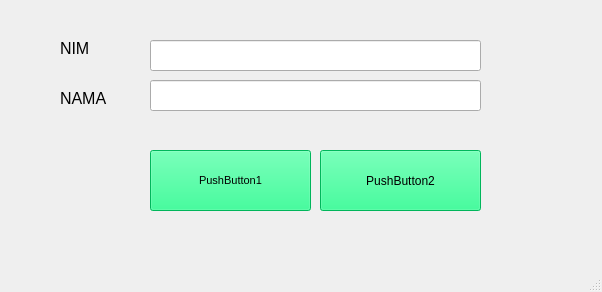
<?xml version="1.0" encoding="UTF-8"?>
<ui version="4.0">
 <class>MainWindow</class>
 <widget class="QMainWindow" name="MainWindow">
  <property name="geometry">
   <rect>
    <x>0</x>
    <y>0</y>
    <width>602</width>
    <height>292</height>
   </rect>
  </property>
  <property name="windowTitle">
   <string>MainWindow</string>
  </property>
  <widget class="QWidget" name="centralwidget">
   <widget class="QLabel" name="label">
    <property name="geometry">
     <rect>
      <x>60</x>
      <y>40</y>
      <width>31</width>
      <height>16</height>
     </rect>
    </property>
    <property name="font">
     <font>
      <pointsize>12</pointsize>
     </font>
    </property>
    <property name="text">
     <string>NIM</string>
    </property>
   </widget>
   <widget class="QLabel" name="label_2">
    <property name="geometry">
     <rect>
      <x>60</x>
      <y>90</y>
      <width>60</width>
      <height>16</height>
     </rect>
    </property>
    <property name="font">
     <font>
      <pointsize>12</pointsize>
     </font>
    </property>
    <property name="text">
     <string>NAMA</string>
    </property>
   </widget>
   <widget class="QLineEdit" name="lineEdit">
    <property name="geometry">
     <rect>
      <x>150</x>
      <y>40</y>
      <width>331</width>
      <height>31</height>
     </rect>
    </property>
   </widget>
   <widget class="QLineEdit" name="lineEdit_2">
    <property name="geometry">
     <rect>
      <x>150</x>
      <y>80</y>
      <width>331</width>
      <height>31</height>
     </rect>
    </property>
   </widget>
   <widget class="QPushButton" name="pushButton">
    <property name="geometry">
     <rect>
      <x>150</x>
      <y>150</y>
      <width>161</width>
      <height>61</height>
     </rect>
    </property>
    <property name="palette">
     <palette>
      <active>
       <colorrole role="WindowText">
        <brush brushstyle="SolidPattern">
         <color alpha="255">
          <red>0</red>
          <green>0</green>
          <blue>0</blue>
         </color>
        </brush>
       </colorrole>
       <colorrole role="Button">
        <brush brushstyle="SolidPattern">
         <color alpha="255">
          <red>0</red>
          <green>255</green>
          <blue>127</blue>
         </color>
        </brush>
       </colorrole>
       <colorrole role="Light">
        <brush brushstyle="SolidPattern">
         <color alpha="255">
          <red>127</red>
          <green>255</green>
          <blue>191</blue>
         </color>
        </brush>
       </colorrole>
       <colorrole role="Midlight">
        <brush brushstyle="SolidPattern">
         <color alpha="255">
          <red>63</red>
          <green>255</green>
          <blue>159</blue>
         </color>
        </brush>
       </colorrole>
       <colorrole role="Dark">
        <brush brushstyle="SolidPattern">
         <color alpha="255">
          <red>0</red>
          <green>127</green>
          <blue>63</blue>
         </color>
        </brush>
       </colorrole>
       <colorrole role="Mid">
        <brush brushstyle="SolidPattern">
         <color alpha="255">
          <red>0</red>
          <green>170</green>
          <blue>84</blue>
         </color>
        </brush>
       </colorrole>
       <colorrole role="Text">
        <brush brushstyle="SolidPattern">
         <color alpha="255">
          <red>0</red>
          <green>0</green>
          <blue>0</blue>
         </color>
        </brush>
       </colorrole>
       <colorrole role="BrightText">
        <brush brushstyle="SolidPattern">
         <color alpha="255">
          <red>255</red>
          <green>255</green>
          <blue>255</blue>
         </color>
        </brush>
       </colorrole>
       <colorrole role="ButtonText">
        <brush brushstyle="SolidPattern">
         <color alpha="255">
          <red>0</red>
          <green>0</green>
          <blue>0</blue>
         </color>
        </brush>
       </colorrole>
       <colorrole role="Base">
        <brush brushstyle="SolidPattern">
         <color alpha="255">
          <red>0</red>
          <green>255</green>
          <blue>127</blue>
         </color>
        </brush>
       </colorrole>
       <colorrole role="Window">
        <brush brushstyle="SolidPattern">
         <color alpha="255">
          <red>0</red>
          <green>255</green>
          <blue>127</blue>
         </color>
        </brush>
       </colorrole>
       <colorrole role="Shadow">
        <brush brushstyle="SolidPattern">
         <color alpha="255">
          <red>0</red>
          <green>0</green>
          <blue>0</blue>
         </color>
        </brush>
       </colorrole>
       <colorrole role="AlternateBase">
        <brush brushstyle="SolidPattern">
         <color alpha="255">
          <red>127</red>
          <green>255</green>
          <blue>191</blue>
         </color>
        </brush>
       </colorrole>
       <colorrole role="NoRole">
        <brush brushstyle="SolidPattern">
         <color alpha="255">
          <red>0</red>
          <green>255</green>
          <blue>127</blue>
         </color>
        </brush>
       </colorrole>
       <colorrole role="ToolTipBase">
        <brush brushstyle="SolidPattern">
         <color alpha="255">
          <red>255</red>
          <green>255</green>
          <blue>220</blue>
         </color>
        </brush>
       </colorrole>
       <colorrole role="ToolTipText">
        <brush brushstyle="SolidPattern">
         <color alpha="255">
          <red>0</red>
          <green>0</green>
          <blue>0</blue>
         </color>
        </brush>
       </colorrole>
      </active>
      <inactive>
       <colorrole role="WindowText">
        <brush brushstyle="SolidPattern">
         <color alpha="255">
          <red>0</red>
          <green>0</green>
          <blue>0</blue>
         </color>
        </brush>
       </colorrole>
       <colorrole role="Button">
        <brush brushstyle="SolidPattern">
         <color alpha="255">
          <red>0</red>
          <green>255</green>
          <blue>127</blue>
         </color>
        </brush>
       </colorrole>
       <colorrole role="Light">
        <brush brushstyle="SolidPattern">
         <color alpha="255">
          <red>127</red>
          <green>255</green>
          <blue>191</blue>
         </color>
        </brush>
       </colorrole>
       <colorrole role="Midlight">
        <brush brushstyle="SolidPattern">
         <color alpha="255">
          <red>63</red>
          <green>255</green>
          <blue>159</blue>
         </color>
        </brush>
       </colorrole>
       <colorrole role="Dark">
        <brush brushstyle="SolidPattern">
         <color alpha="255">
          <red>0</red>
          <green>127</green>
          <blue>63</blue>
         </color>
        </brush>
       </colorrole>
       <colorrole role="Mid">
        <brush brushstyle="SolidPattern">
         <color alpha="255">
          <red>0</red>
          <green>170</green>
          <blue>84</blue>
         </color>
        </brush>
       </colorrole>
       <colorrole role="Text">
        <brush brushstyle="SolidPattern">
         <color alpha="255">
          <red>0</red>
          <green>0</green>
          <blue>0</blue>
         </color>
        </brush>
       </colorrole>
       <colorrole role="BrightText">
        <brush brushstyle="SolidPattern">
         <color alpha="255">
          <red>255</red>
          <green>255</green>
          <blue>255</blue>
         </color>
        </brush>
       </colorrole>
       <colorrole role="ButtonText">
        <brush brushstyle="SolidPattern">
         <color alpha="255">
          <red>0</red>
          <green>0</green>
          <blue>0</blue>
         </color>
        </brush>
       </colorrole>
       <colorrole role="Base">
        <brush brushstyle="SolidPattern">
         <color alpha="255">
          <red>0</red>
          <green>255</green>
          <blue>127</blue>
         </color>
        </brush>
       </colorrole>
       <colorrole role="Window">
        <brush brushstyle="SolidPattern">
         <color alpha="255">
          <red>0</red>
          <green>255</green>
          <blue>127</blue>
         </color>
        </brush>
       </colorrole>
       <colorrole role="Shadow">
        <brush brushstyle="SolidPattern">
         <color alpha="255">
          <red>0</red>
          <green>0</green>
          <blue>0</blue>
         </color>
        </brush>
       </colorrole>
       <colorrole role="AlternateBase">
        <brush brushstyle="SolidPattern">
         <color alpha="255">
          <red>127</red>
          <green>255</green>
          <blue>191</blue>
         </color>
        </brush>
       </colorrole>
       <colorrole role="NoRole">
        <brush brushstyle="SolidPattern">
         <color alpha="255">
          <red>0</red>
          <green>255</green>
          <blue>127</blue>
         </color>
        </brush>
       </colorrole>
       <colorrole role="ToolTipBase">
        <brush brushstyle="SolidPattern">
         <color alpha="255">
          <red>255</red>
          <green>255</green>
          <blue>220</blue>
         </color>
        </brush>
       </colorrole>
       <colorrole role="ToolTipText">
        <brush brushstyle="SolidPattern">
         <color alpha="255">
          <red>0</red>
          <green>0</green>
          <blue>0</blue>
         </color>
        </brush>
       </colorrole>
      </inactive>
      <disabled>
       <colorrole role="WindowText">
        <brush brushstyle="SolidPattern">
         <color alpha="255">
          <red>0</red>
          <green>127</green>
          <blue>63</blue>
         </color>
        </brush>
       </colorrole>
       <colorrole role="Button">
        <brush brushstyle="SolidPattern">
         <color alpha="255">
          <red>0</red>
          <green>255</green>
          <blue>127</blue>
         </color>
        </brush>
       </colorrole>
       <colorrole role="Light">
        <brush brushstyle="SolidPattern">
         <color alpha="255">
          <red>127</red>
          <green>255</green>
          <blue>191</blue>
         </color>
        </brush>
       </colorrole>
       <colorrole role="Midlight">
        <brush brushstyle="SolidPattern">
         <color alpha="255">
          <red>63</red>
          <green>255</green>
          <blue>159</blue>
         </color>
        </brush>
       </colorrole>
       <colorrole role="Dark">
        <brush brushstyle="SolidPattern">
         <color alpha="255">
          <red>0</red>
          <green>127</green>
          <blue>63</blue>
         </color>
        </brush>
       </colorrole>
       <colorrole role="Mid">
        <brush brushstyle="SolidPattern">
         <color alpha="255">
          <red>0</red>
          <green>170</green>
          <blue>84</blue>
         </color>
        </brush>
       </colorrole>
       <colorrole role="Text">
        <brush brushstyle="SolidPattern">
         <color alpha="255">
          <red>0</red>
          <green>127</green>
          <blue>63</blue>
         </color>
        </brush>
       </colorrole>
       <colorrole role="BrightText">
        <brush brushstyle="SolidPattern">
         <color alpha="255">
          <red>255</red>
          <green>255</green>
          <blue>255</blue>
         </color>
        </brush>
       </colorrole>
       <colorrole role="ButtonText">
        <brush brushstyle="SolidPattern">
         <color alpha="255">
          <red>0</red>
          <green>127</green>
          <blue>63</blue>
         </color>
        </brush>
       </colorrole>
       <colorrole role="Base">
        <brush brushstyle="SolidPattern">
         <color alpha="255">
          <red>0</red>
          <green>255</green>
          <blue>127</blue>
         </color>
        </brush>
       </colorrole>
       <colorrole role="Window">
        <brush brushstyle="SolidPattern">
         <color alpha="255">
          <red>0</red>
          <green>255</green>
          <blue>127</blue>
         </color>
        </brush>
       </colorrole>
       <colorrole role="Shadow">
        <brush brushstyle="SolidPattern">
         <color alpha="255">
          <red>0</red>
          <green>0</green>
          <blue>0</blue>
         </color>
        </brush>
       </colorrole>
       <colorrole role="AlternateBase">
        <brush brushstyle="SolidPattern">
         <color alpha="255">
          <red>0</red>
          <green>255</green>
          <blue>127</blue>
         </color>
        </brush>
       </colorrole>
       <colorrole role="NoRole">
        <brush brushstyle="SolidPattern">
         <color alpha="255">
          <red>0</red>
          <green>255</green>
          <blue>127</blue>
         </color>
        </brush>
       </colorrole>
       <colorrole role="ToolTipBase">
        <brush brushstyle="SolidPattern">
         <color alpha="255">
          <red>255</red>
          <green>255</green>
          <blue>220</blue>
         </color>
        </brush>
       </colorrole>
       <colorrole role="ToolTipText">
        <brush brushstyle="SolidPattern">
         <color alpha="255">
          <red>0</red>
          <green>0</green>
          <blue>0</blue>
         </color>
        </brush>
       </colorrole>
      </disabled>
     </palette>
    </property>
    <property name="font">
     <font>
      <pointsize>8</pointsize>
     </font>
    </property>
    <property name="autoFillBackground">
     <bool>false</bool>
    </property>
    <property name="styleSheet">
     <string notr="true">background-color: rgb(0, 255, 127);</string>
    </property>
    <property name="text">
     <string>PushButton1</string>
    </property>
   </widget>
   <widget class="QPushButton" name="pushButton_2">
    <property name="geometry">
     <rect>
      <x>320</x>
      <y>150</y>
      <width>161</width>
      <height>61</height>
     </rect>
    </property>
    <property name="palette">
     <palette>
      <active>
       <colorrole role="WindowText">
        <brush brushstyle="SolidPattern">
         <color alpha="255">
          <red>0</red>
          <green>0</green>
          <blue>0</blue>
         </color>
        </brush>
       </colorrole>
       <colorrole role="Button">
        <brush brushstyle="SolidPattern">
         <color alpha="255">
          <red>0</red>
          <green>255</green>
          <blue>127</blue>
         </color>
        </brush>
       </colorrole>
       <colorrole role="Light">
        <brush brushstyle="SolidPattern">
         <color alpha="255">
          <red>127</red>
          <green>255</green>
          <blue>191</blue>
         </color>
        </brush>
       </colorrole>
       <colorrole role="Midlight">
        <brush brushstyle="SolidPattern">
         <color alpha="255">
          <red>63</red>
          <green>255</green>
          <blue>159</blue>
         </color>
        </brush>
       </colorrole>
       <colorrole role="Dark">
        <brush brushstyle="SolidPattern">
         <color alpha="255">
          <red>0</red>
          <green>127</green>
          <blue>63</blue>
         </color>
        </brush>
       </colorrole>
       <colorrole role="Mid">
        <brush brushstyle="SolidPattern">
         <color alpha="255">
          <red>0</red>
          <green>170</green>
          <blue>84</blue>
         </color>
        </brush>
       </colorrole>
       <colorrole role="Text">
        <brush brushstyle="SolidPattern">
         <color alpha="255">
          <red>0</red>
          <green>0</green>
          <blue>0</blue>
         </color>
        </brush>
       </colorrole>
       <colorrole role="BrightText">
        <brush brushstyle="SolidPattern">
         <color alpha="255">
          <red>255</red>
          <green>255</green>
          <blue>255</blue>
         </color>
        </brush>
       </colorrole>
       <colorrole role="ButtonText">
        <brush brushstyle="SolidPattern">
         <color alpha="255">
          <red>0</red>
          <green>0</green>
          <blue>0</blue>
         </color>
        </brush>
       </colorrole>
       <colorrole role="Base">
        <brush brushstyle="SolidPattern">
         <color alpha="255">
          <red>0</red>
          <green>255</green>
          <blue>127</blue>
         </color>
        </brush>
       </colorrole>
       <colorrole role="Window">
        <brush brushstyle="SolidPattern">
         <color alpha="255">
          <red>0</red>
          <green>255</green>
          <blue>127</blue>
         </color>
        </brush>
       </colorrole>
       <colorrole role="Shadow">
        <brush brushstyle="SolidPattern">
         <color alpha="255">
          <red>0</red>
          <green>0</green>
          <blue>0</blue>
         </color>
        </brush>
       </colorrole>
       <colorrole role="AlternateBase">
        <brush brushstyle="SolidPattern">
         <color alpha="255">
          <red>127</red>
          <green>255</green>
          <blue>191</blue>
         </color>
        </brush>
       </colorrole>
       <colorrole role="NoRole">
        <brush brushstyle="SolidPattern">
         <color alpha="255">
          <red>0</red>
          <green>255</green>
          <blue>127</blue>
         </color>
        </brush>
       </colorrole>
       <colorrole role="ToolTipBase">
        <brush brushstyle="SolidPattern">
         <color alpha="255">
          <red>0</red>
          <green>255</green>
          <blue>127</blue>
         </color>
        </brush>
       </colorrole>
       <colorrole role="ToolTipText">
        <brush brushstyle="SolidPattern">
         <color alpha="255">
          <red>0</red>
          <green>0</green>
          <blue>0</blue>
         </color>
        </brush>
       </colorrole>
      </active>
      <inactive>
       <colorrole role="WindowText">
        <brush brushstyle="SolidPattern">
         <color alpha="255">
          <red>0</red>
          <green>0</green>
          <blue>0</blue>
         </color>
        </brush>
       </colorrole>
       <colorrole role="Button">
        <brush brushstyle="SolidPattern">
         <color alpha="255">
          <red>0</red>
          <green>255</green>
          <blue>127</blue>
         </color>
        </brush>
       </colorrole>
       <colorrole role="Light">
        <brush brushstyle="SolidPattern">
         <color alpha="255">
          <red>127</red>
          <green>255</green>
          <blue>191</blue>
         </color>
        </brush>
       </colorrole>
       <colorrole role="Midlight">
        <brush brushstyle="SolidPattern">
         <color alpha="255">
          <red>63</red>
          <green>255</green>
          <blue>159</blue>
         </color>
        </brush>
       </colorrole>
       <colorrole role="Dark">
        <brush brushstyle="SolidPattern">
         <color alpha="255">
          <red>0</red>
          <green>127</green>
          <blue>63</blue>
         </color>
        </brush>
       </colorrole>
       <colorrole role="Mid">
        <brush brushstyle="SolidPattern">
         <color alpha="255">
          <red>0</red>
          <green>170</green>
          <blue>84</blue>
         </color>
        </brush>
       </colorrole>
       <colorrole role="Text">
        <brush brushstyle="SolidPattern">
         <color alpha="255">
          <red>0</red>
          <green>0</green>
          <blue>0</blue>
         </color>
        </brush>
       </colorrole>
       <colorrole role="BrightText">
        <brush brushstyle="SolidPattern">
         <color alpha="255">
          <red>255</red>
          <green>255</green>
          <blue>255</blue>
         </color>
        </brush>
       </colorrole>
       <colorrole role="ButtonText">
        <brush brushstyle="SolidPattern">
         <color alpha="255">
          <red>0</red>
          <green>0</green>
          <blue>0</blue>
         </color>
        </brush>
       </colorrole>
       <colorrole role="Base">
        <brush brushstyle="SolidPattern">
         <color alpha="255">
          <red>0</red>
          <green>255</green>
          <blue>127</blue>
         </color>
        </brush>
       </colorrole>
       <colorrole role="Window">
        <brush brushstyle="SolidPattern">
         <color alpha="255">
          <red>0</red>
          <green>255</green>
          <blue>127</blue>
         </color>
        </brush>
       </colorrole>
       <colorrole role="Shadow">
        <brush brushstyle="SolidPattern">
         <color alpha="255">
          <red>0</red>
          <green>0</green>
          <blue>0</blue>
         </color>
        </brush>
       </colorrole>
       <colorrole role="AlternateBase">
        <brush brushstyle="SolidPattern">
         <color alpha="255">
          <red>127</red>
          <green>255</green>
          <blue>191</blue>
         </color>
        </brush>
       </colorrole>
       <colorrole role="NoRole">
        <brush brushstyle="SolidPattern">
         <color alpha="255">
          <red>0</red>
          <green>255</green>
          <blue>127</blue>
         </color>
        </brush>
       </colorrole>
       <colorrole role="ToolTipBase">
        <brush brushstyle="SolidPattern">
         <color alpha="255">
          <red>0</red>
          <green>255</green>
          <blue>127</blue>
         </color>
        </brush>
       </colorrole>
       <colorrole role="ToolTipText">
        <brush brushstyle="SolidPattern">
         <color alpha="255">
          <red>0</red>
          <green>0</green>
          <blue>0</blue>
         </color>
        </brush>
       </colorrole>
      </inactive>
      <disabled>
       <colorrole role="WindowText">
        <brush brushstyle="SolidPattern">
         <color alpha="255">
          <red>0</red>
          <green>127</green>
          <blue>63</blue>
         </color>
        </brush>
       </colorrole>
       <colorrole role="Button">
        <brush brushstyle="SolidPattern">
         <color alpha="255">
          <red>0</red>
          <green>255</green>
          <blue>127</blue>
         </color>
        </brush>
       </colorrole>
       <colorrole role="Light">
        <brush brushstyle="SolidPattern">
         <color alpha="255">
          <red>127</red>
          <green>255</green>
          <blue>191</blue>
         </color>
        </brush>
       </colorrole>
       <colorrole role="Midlight">
        <brush brushstyle="SolidPattern">
         <color alpha="255">
          <red>63</red>
          <green>255</green>
          <blue>159</blue>
         </color>
        </brush>
       </colorrole>
       <colorrole role="Dark">
        <brush brushstyle="SolidPattern">
         <color alpha="255">
          <red>0</red>
          <green>127</green>
          <blue>63</blue>
         </color>
        </brush>
       </colorrole>
       <colorrole role="Mid">
        <brush brushstyle="SolidPattern">
         <color alpha="255">
          <red>0</red>
          <green>170</green>
          <blue>84</blue>
         </color>
        </brush>
       </colorrole>
       <colorrole role="Text">
        <brush brushstyle="SolidPattern">
         <color alpha="255">
          <red>0</red>
          <green>127</green>
          <blue>63</blue>
         </color>
        </brush>
       </colorrole>
       <colorrole role="BrightText">
        <brush brushstyle="SolidPattern">
         <color alpha="255">
          <red>255</red>
          <green>255</green>
          <blue>255</blue>
         </color>
        </brush>
       </colorrole>
       <colorrole role="ButtonText">
        <brush brushstyle="SolidPattern">
         <color alpha="255">
          <red>0</red>
          <green>127</green>
          <blue>63</blue>
         </color>
        </brush>
       </colorrole>
       <colorrole role="Base">
        <brush brushstyle="SolidPattern">
         <color alpha="255">
          <red>0</red>
          <green>255</green>
          <blue>127</blue>
         </color>
        </brush>
       </colorrole>
       <colorrole role="Window">
        <brush brushstyle="SolidPattern">
         <color alpha="255">
          <red>0</red>
          <green>255</green>
          <blue>127</blue>
         </color>
        </brush>
       </colorrole>
       <colorrole role="Shadow">
        <brush brushstyle="SolidPattern">
         <color alpha="255">
          <red>0</red>
          <green>0</green>
          <blue>0</blue>
         </color>
        </brush>
       </colorrole>
       <colorrole role="AlternateBase">
        <brush brushstyle="SolidPattern">
         <color alpha="255">
          <red>0</red>
          <green>255</green>
          <blue>127</blue>
         </color>
        </brush>
       </colorrole>
       <colorrole role="NoRole">
        <brush brushstyle="SolidPattern">
         <color alpha="255">
          <red>0</red>
          <green>255</green>
          <blue>127</blue>
         </color>
        </brush>
       </colorrole>
       <colorrole role="ToolTipBase">
        <brush brushstyle="SolidPattern">
         <color alpha="255">
          <red>0</red>
          <green>255</green>
          <blue>127</blue>
         </color>
        </brush>
       </colorrole>
       <colorrole role="ToolTipText">
        <brush brushstyle="SolidPattern">
         <color alpha="255">
          <red>0</red>
          <green>0</green>
          <blue>0</blue>
         </color>
        </brush>
       </colorrole>
      </disabled>
     </palette>
    </property>
    <property name="autoFillBackground">
     <bool>false</bool>
    </property>
    <property name="styleSheet">
     <string notr="true">background-color: rgb(0, 255, 127);</string>
    </property>
    <property name="text">
     <string>PushButton2</string>
    </property>
   </widget>
  </widget>
  <widget class="QMenuBar" name="menubar">
   <property name="geometry">
    <rect>
     <x>0</x>
     <y>0</y>
     <width>602</width>
     <height>21</height>
    </rect>
   </property>
  </widget>
  <widget class="QStatusBar" name="statusbar"/>
 </widget>
 <resources/>
 <connections/>
</ui>
